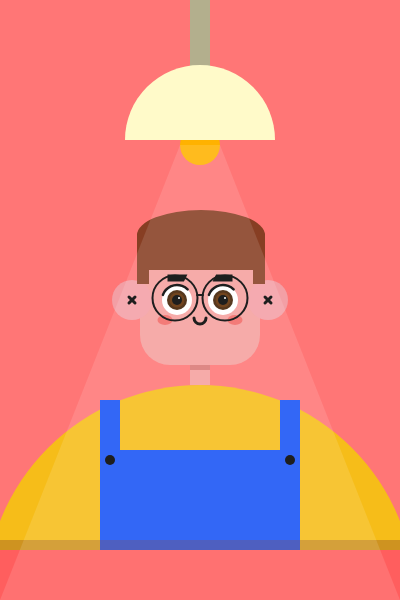
Frame 1 (no input)
Frame 60 (no input): identical to frame 1, image omitted
Frame 120 (the mouse pressed at the canvas centre since frame 60): identical to frame 1, image omitted

The p5.js sketch that drew this single still picture (run headless with seeded random() and noise() and a simulated clock; from frame 60 on, the mouse is pressed at the canvas centre):

// p5.js sketch
// ── sketch.js
function setup() {
  createCanvas(400, 600);
}

function draw() {
  background("#ff7676");
  noStroke();
  
  fill("#f5a09e");
  rect(200-60, 300-65, 120, 130, 30);
  fill("#F16966");
  ellipse(200-35, 300+20, 15, 10);
  ellipse(200+35, 300+20, 15, 10);
  
  fill("White");
  circle(177, 300, 30);
  circle(223, 300, 30);
  fill("#3F1D00");
  circle(177, 300, 20);
  circle(223, 300, 20);
  fill("#5E2B00");
  circle(177, 300, 15);
  circle(223, 300, 15);
  fill("Black");
  circle(177, 300, 10);
  circle(223, 300, 10);
  fill("White");
  circle(177+2, 300-2, 2);
  circle(223+2, 300-2, 2);
  noFill();
  strokeWeight(2.5);
  stroke(0);
  arc(223, 300, 30, 30, radians(200), radians(315));
  arc(177, 300, 30, 30, radians(200), radians(315));
  
  noStroke();
  fill("#f39fa5");
  circle(268, 300, 40);
  circle(132, 300, 40);
  strokeWeight(3);
  stroke("Black");
  line(268-3, 300-3, 268+3, 300+3);
  line(268+3, 300-3, 268-3, 300+3);
  line(132-3, 300-3, 132+3, 300+3);
  line(132+3, 300-3, 132-3, 300+3);
  
  noFill();
  arc(200, 318, 12, 12, radians(0), radians(180));
  
  fill("Black");
  quad(223-6, 280-4, 223+8, 280-4, 223+8, 280, 223-8, 280);
  quad(177-8, 280-4, 177+8, 280-4, 177+6, 280, 177-8, 280);
  
  noStroke();
  fill("#873e23");
  rect(200-63, 300-66, 12, 50);
  rect(200+53, 300-66, 12, 50);
  rect(200-60, 300-70, 120, 40);
  arc(200+1, 300-65, 128, 50, PI, 0);
  
  stroke(0);
  noFill();
  strokeWeight(2);
  line(200-3, 300-5, 200+3, 300-5);
  circle(200-25, 300-2, 45);
  circle(200+25, 300-2, 45);
  
  noStroke();
  fill("#f5a09e");
  rect(200-10, 300+65, 20, 20);
  fill("#DA7875");
  rect(200-10, 300+65, 20, 5);
  
  fill("#f6bd19");
  circle(200, 600, 430);
  fill("#1853f5");
  quad(100, 450, 300, 450, 300, 600, 100, 600);
  quad(100, 450, 120, 450, 120, 400, 100, 400);
  quad(300, 450, 280, 450, 280, 400, 300, 400);
  fill("#ff5e5e");
  rect(0, 550, 400, 400);
  fill(119, 56, 49, 80);
  rect(0, 540, 400, 10);
  strokeWeight(10);
  stroke(0);
  point(110, 460);
  point(290, 460);
  noStroke();
  fill("#b3af8d");
  rect(190,0,20,80);
  fill("#FFB200");
  circle(200,145,40);
  noStroke();
  fill("#FFFAC9");
  arc(200,140,150,150,PI,0);
  fill(255,255,255,30);
  quad(400,600,0,600,180,145,220,145) ;
}
